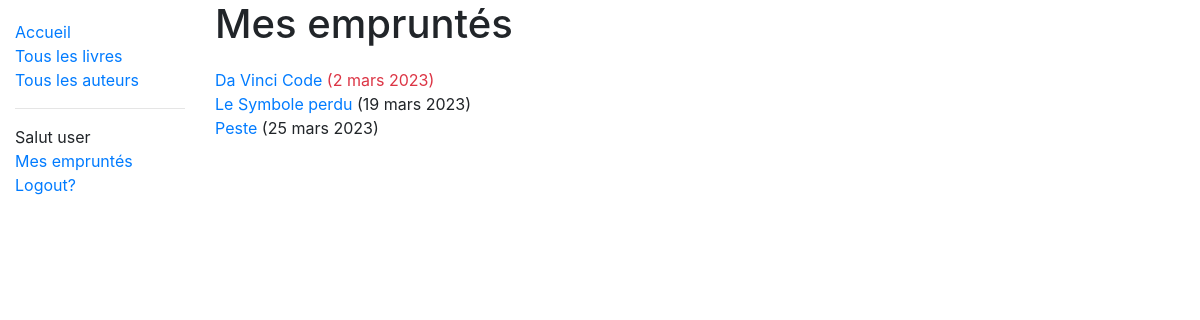
/catalog/mybooks/ (signed in), run on the app's committed database.
### catalog/models.py (models this page shows, shortened)
class BookInstance(models.Model):
    id = models.UUIDField(primary_key=True, default=uuid.uuid4, help_text='ID unico')
    book = models.ForeignKey('Book', on_delete=models.SET_NULL, null=True)
    imprint = models.CharField(max_length=200, blank=True)
    due_back = models.DateField(null=True, blank=True)
    borrower = models.ForeignKey(User, on_delete=models.SET_NULL, null=True, blank=True)
    LOAN_STATUS = (
        ('i', 'Indisponivel'),
        ('a', 'Alugado'),
        ('d', 'Disponivel'),
        ('r', 'Reservado'),
    )
    status = models.CharField(max_length=1, choices=LOAN_STATUS, blank=True, default='i', help_text='Disponibilidade')
    class Meta:
        ordering = ['due_back']
        permissions = (
            ("can_mark_returned", "Marquer comme retourné"), # Permissao para bibliotecarios
        )
    @property
    def is_overdue(self):
        if self.due_back and date.today() > self.due_back:
            return True
        return False

class Book(models.Model):
    title = models.CharField(max_length=200)
    author = models.ForeignKey('Author', on_delete=models.SET_NULL, null=True)
    summary = models.TextField(max_length=1000, help_text='Breve descriçao do livro')
    isbn = models.CharField('ISBN', max_length=13, help_text='13 caracteres <a href="https://www.isbn-international.org/content/what-isbn">ISBN</a>')
    genre = models.ManyToManyField(Genre, help_text='Selecione um genero')
    language = models.ForeignKey('Language', on_delete=models.SET_NULL, null=True)
    def display_genre(self):
        return ', '.join(genre.name for genre in self.genre.all()[:3])
    display_genre.short_description = 'Genre'

### catalog/views.py (the view)
# urls.py: path('mybooks/', views.LoanedBooksByUserListView.as_view(), name='my-borrowed'),
class LoanedBooksByUserListView(LoginRequiredMixin, generic.ListView):
    model = BookInstance
    template_name = 'catalog/bookinstance_list_borrowed_user.html'
    paginate_by = 10
    def get_queryset(self):
        return BookInstance.objects.filter(borrower=self.request.user).filter(status__exact='a').order_by('due_back')

### catalog/templates/catalog/bookinstance_list_borrowed_user.html
{% extends "base_generic.html" %}
{% block content %}
  <h1>Mes empruntés</h1>
  {% if bookinstance_list %}
  <ul class="sidebar-nav">
    {% for bookinst in bookinstance_list %}
      <li class="{% if bookinst.is_overdue %}text-danger{% endif %}">
        <a href="{% url 'book-detail' bookinst.book.pk %}">{{ bookinst.book.title }}</a> ({{ bookinst.due_back }})
      </li>
    {% endfor %}
  </ul>
  {% else %}
    <p>Vous n'avez pas de livres empruntés.</p>
  {% endif %}
{% endblock %}

### catalog/templates/base_generic.html (shortened to what this page needs)
<!DOCTYPE html>
<html lang="en">
<head>
    <link rel="stylesheet"
          href="http://stackpath.bootstrapcdn.com/bootstrap/4.1.3/css/bootstrap.min.css"
>
    {%load static %}
    <link rel="stylesheet" href="{% static 'css/styles.css' %}">
</head>
<body>
    <div class="container-fluid">
        <div class="row">
            <div class="col-sm-2">
                {% block sidebar %}
                <ul class="sidebar-nav">
                    <li><a href="{% url 'index' %}">Accueil</a></li>
                    <li><a href="{% url 'books' %}">Tous les livres</a></li>
                    <li><a href="{% url 'authors' %}">Tous les auteurs</a></li>
                    {% if user.is_authenticated %}
                        <hr>
                        <li>Salut {{ user.get_username }}</li>
                        <li><a href="{% url 'my-borrowed' %}">Mes empruntés</a></li>
                        <li><a href="{% url 'logout' %}?next={{request.path}}">Logout?</a></li>
                    {% else %}
                        <li><a href="{% url 'login' %}?next{{request.path}}">Login!</a></li>
                    {% endif %}
                </ul>
                {% endblock %}
            </div>
            <div class="col-sm-10">
                {% block content %}{% endblock %}
            </div>
        </div>
    </div>
</body>
</html>

### catalog/static/css/styles.css (style rules this page uses)
.sidebar-nav { margin-top: 20px; padding: 0; list-style: none; }

### data on the page
BookInstance: book "Da Vinci Code", due_back "2 mars 2023"
BookInstance: book "Le Symbole perdu", due_back "19 mars 2023"
BookInstance: book "Peste", due_back "25 mars 2023"

### other printed values
{{ user.get_username }} "user"
